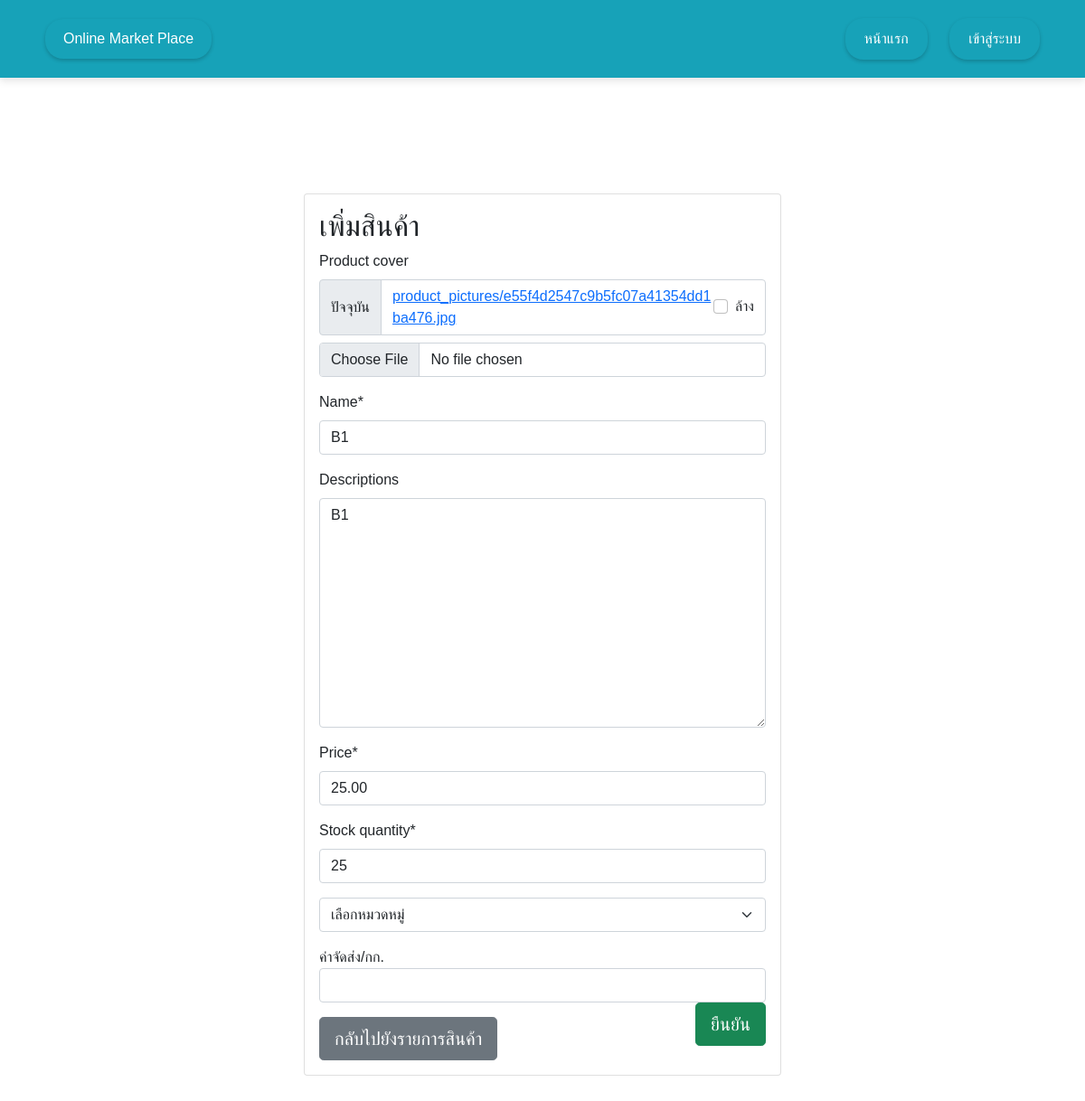
The app's page /products/edit/2/ with its own data.
### products/models.py (models this page shows, shortened)
class Product(models.Model):
    name = models.CharField(max_length=255)
    descriptions = models.TextField(blank=True)
    price = models.DecimalField(max_digits=10, decimal_places=2)
    product_cover = models.ImageField(upload_to='product_pictures', blank=True)
    stock_quantity = models.IntegerField()
    category = models.ForeignKey(Category,related_name='products', on_delete=models.CASCADE,blank=True,null=True)
    created_at = models.DateField(auto_now_add=True)
    updated_at = models.DateField(auto_now_add=True)

### products/views.py (the view)
# urls.py: path('edit/<int:pk>/', views.editProduct, name='editProducts'),
def editProduct(request, pk):
    product = Product.objects.get(id=pk)
    if request.method == 'POST':
        form = AddproductForm(request.POST, request.FILES, instance=product)
        if form.is_valid():
            form.save()
            return redirect('products')
    else:
        form = AddproductForm(instance=product)
    return render(request, 'products/addproduct.html',{'productform':form})

### products/forms.py
class AddproductForm(forms.ModelForm):
    class Meta:
        model = Product
        fields = ['product_cover','name','descriptions','price','stock_quantity' ,'stock_quantity']

### products/templates/products/addproduct.html (shortened to what this page needs)
{% extends "app_general/base.html" %}
{% load crispy_forms_tags %}
{% block content %}
<div class="container mt-5">
  <div class="row justify-content-center">
    <div class="col-md-6">
      <div class="card">
        <div class="card-body">
          <h2 class="card-title">เพิ่มสินค้า</h2>
          <form method="POST" autocomplete="off" enctype="multipart/form-data">
            {{ productform|crispy }}
            <select class="form-select mt-3" aria-label="Default select example" name="cat">
              <option disabled selected>เลือกหมวดหมู่</option>
            </select>
            <div class="form-group mt-3">
              <div class="form-group mt-3">
                <label for="shipping_cost">ค่าจัดส่ง/กก.</label>
                <input type="number" class="form-control" id="shipping_cost" name="shipping_cost" required step="0.01"
                  min="0" max="1000">
              </div>
              <div class="button-container">
                <a href="{% url 'products' %}"
                  class="btn btn-secondary btn-lg btn-block mt-3 btn-equal-height">กลับไปยังรายการสินค้า</a>
                <button type="submit" class="btn btn-success btn-lg btn-block btn-equal-height">ยืนยัน</button>
              </div>
            </div>
          </form>
        </div>
      </div>
    </div>
  </div>
</div>
{% endblock %}

### products/templates/products/addproduct.html (style rules this page uses)
.button-container { display: flex; justify-content: space-between; }
.btn-equal-height { height: 48px; }

### records on screen
Product: name "B1", descriptions "B1", price "25.00", stock_quantity "25"
